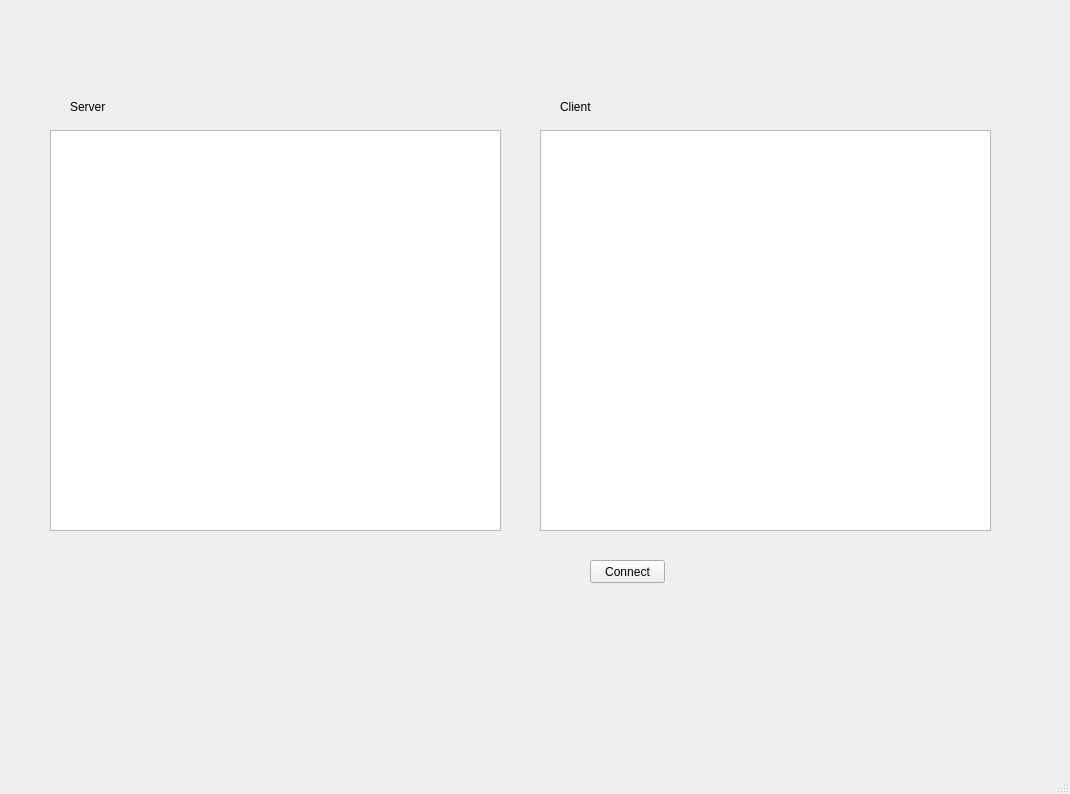
<?xml version="1.0" encoding="UTF-8"?>
<ui version="4.0">
 <class>MainWindow</class>
 <widget class="QMainWindow" name="MainWindow">
  <property name="geometry">
   <rect>
    <x>0</x>
    <y>0</y>
    <width>1070</width>
    <height>794</height>
   </rect>
  </property>
  <property name="windowTitle">
   <string>MainWindow</string>
  </property>
  <widget class="QWidget" name="centralwidget">
   <widget class="QTextBrowser" name="tbS">
    <property name="geometry">
     <rect>
      <x>50</x>
      <y>130</y>
      <width>451</width>
      <height>401</height>
     </rect>
    </property>
   </widget>
   <widget class="QLabel" name="label">
    <property name="geometry">
     <rect>
      <x>70</x>
      <y>100</y>
      <width>47</width>
      <height>13</height>
     </rect>
    </property>
    <property name="text">
     <string>Server</string>
    </property>
   </widget>
   <widget class="QLabel" name="label_2">
    <property name="geometry">
     <rect>
      <x>560</x>
      <y>100</y>
      <width>47</width>
      <height>13</height>
     </rect>
    </property>
    <property name="text">
     <string>Client</string>
    </property>
   </widget>
   <widget class="QTextBrowser" name="tbC">
    <property name="geometry">
     <rect>
      <x>540</x>
      <y>130</y>
      <width>451</width>
      <height>401</height>
     </rect>
    </property>
   </widget>
   <widget class="QPushButton" name="pb1">
    <property name="geometry">
     <rect>
      <x>590</x>
      <y>560</y>
      <width>75</width>
      <height>23</height>
     </rect>
    </property>
    <property name="text">
     <string>Connect</string>
    </property>
   </widget>
  </widget>
  <widget class="QMenuBar" name="menubar">
   <property name="geometry">
    <rect>
     <x>0</x>
     <y>0</y>
     <width>1070</width>
     <height>21</height>
    </rect>
   </property>
  </widget>
  <widget class="QStatusBar" name="statusbar"/>
 </widget>
 <resources/>
 <connections/>
</ui>
